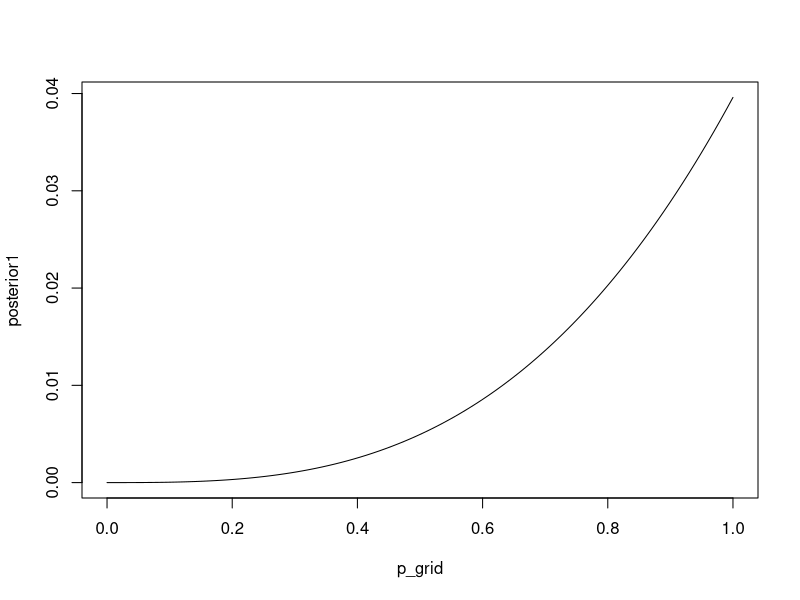
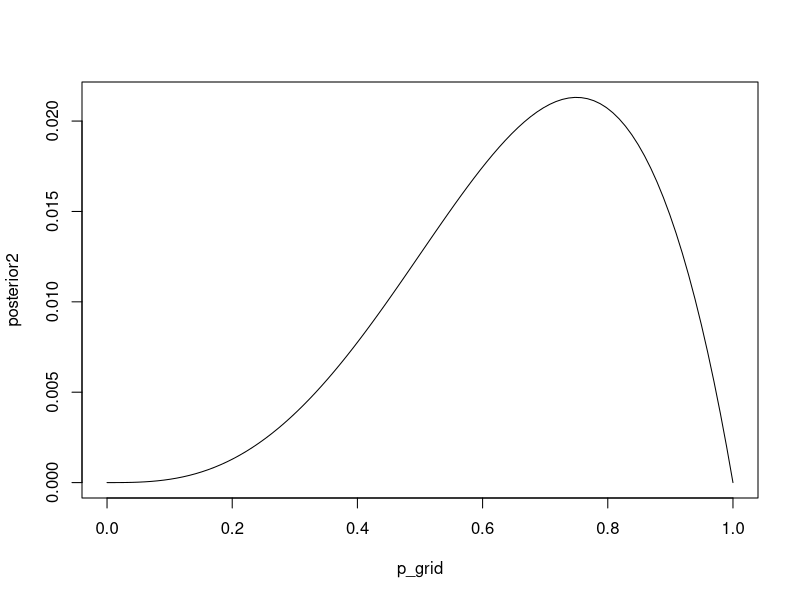
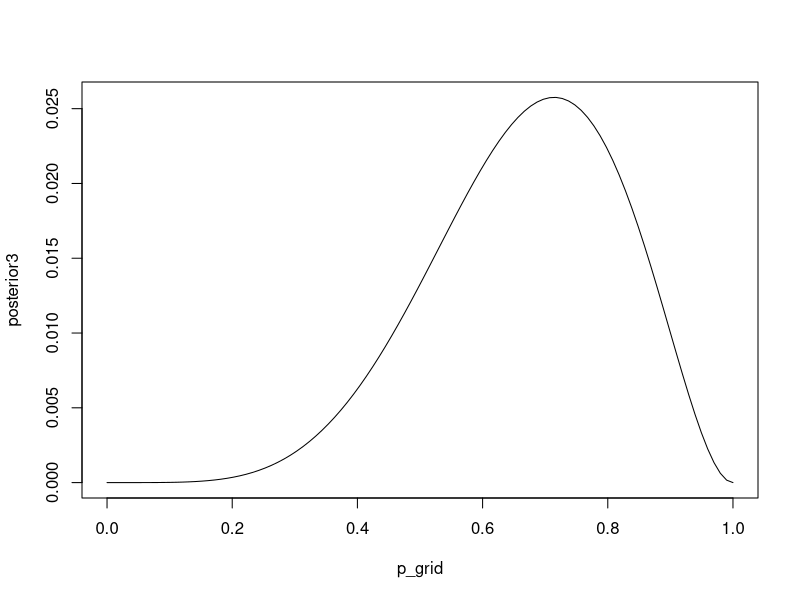
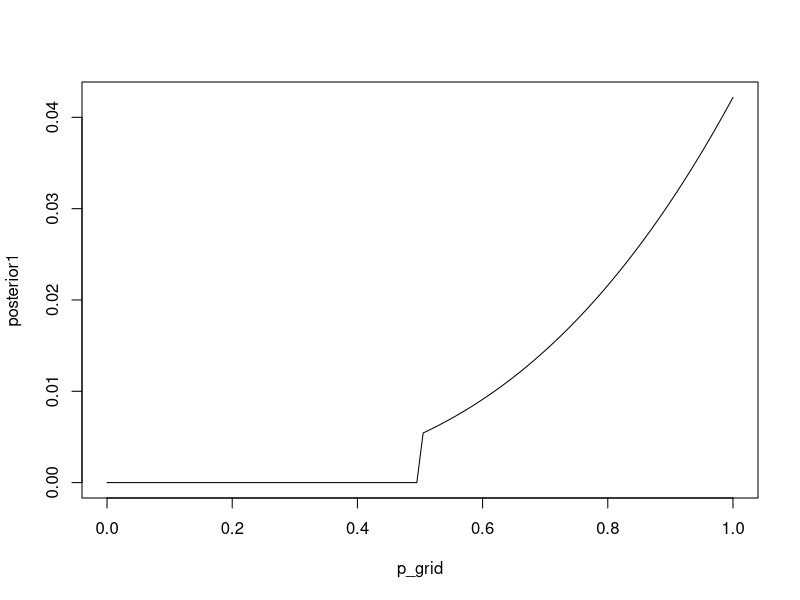
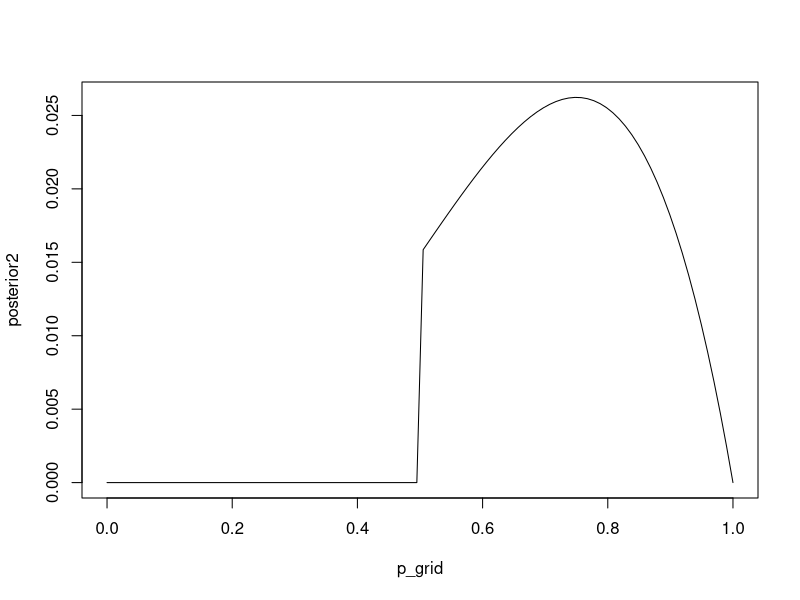
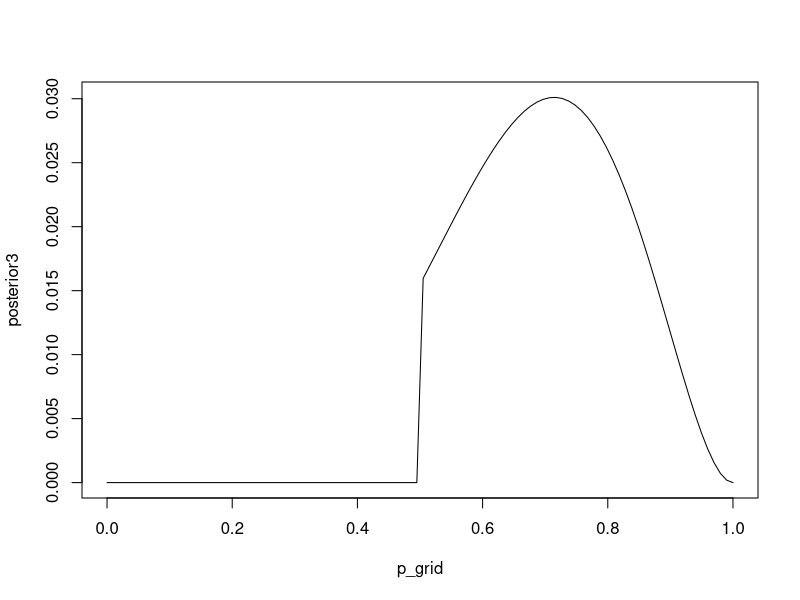

Write R code to recreate these figures, in order.
## ---- chunk 1
p_grid <- seq( from=0 , to=1 , length.out=100 )
# likelihood of 3 water in 3 tosses
likelihood1 <- dbinom( 3 , size=3 , prob=p_grid ) # note this is for (1)
likelihood2 <- dbinom( 3 , size=4 , prob=p_grid ) # note this is for (2)
likelihood3 <- dbinom( 5 , size=7 , prob=p_grid ) # note this is for (3)
prior <- rep(1,100) # uniform prior
posterior1 <- likelihood1 * prior
posterior1 <- posterior1 / sum(posterior1) # standardize
posterior2 <- likelihood2 * prior
posterior2 <- posterior2 / sum(posterior2) # standardize
posterior3 <- likelihood3 * prior
posterior3 <- posterior3 / sum(posterior3) # standardize
#par(mfrow=c(1,3))
plot( posterior1 ~ p_grid , type="l" )
plot( posterior2 ~ p_grid , type="l" )
plot( posterior3 ~ p_grid , type="l" )
#par(mfrow=c(1,1))
## ---- chunk 2
p_grid <- seq( from=0 , to=1 , length.out=100 )
prior <- ifelse( p_grid < 0.5 , 0 , 1 ) # new prior
likelihood1 <- dbinom( 3 , size=3 , prob=p_grid ) # note this is for (1)
likelihood2 <- dbinom( 3 , size=4 , prob=p_grid ) # note this is for (2)
likelihood3 <- dbinom( 5 , size=7 , prob=p_grid ) # note this is for (3)
posterior1 <- likelihood1 * prior
posterior1 <- posterior1 / sum(posterior1) # standardize
posterior2 <- likelihood2 * prior
posterior2 <- posterior2 / sum(posterior2) # standardize
posterior3 <- likelihood3 * prior
posterior3 <- posterior3 / sum(posterior3) # standardize
#par(mfrow=c(1,3))
plot( posterior1 ~ p_grid , type="l" )
plot( posterior2 ~ p_grid , type="l" )
plot( posterior3 ~ p_grid , type="l" )
#par(mfrow=c(1,1))
## ---- chunk 3
PLgE <- .3 # Prob of land given Earth:  70% water so 30% land
PLgM <- 1 # Prob of land given Mars:  all land hence no water

## equal priors
PE <- .5 # priors for Earth
PM <- .5 # priors for Mars

PEgL <- (PLgE * PE)/((PLgE*PE)+(PLgM*PM))
PEgL
## ---- chunk 4
c1 <- c("B","B")
c2 <- c("B","W")
c3 <- c("W","W")

# 3 cards produce 3 ways for the side shown to be "B"

card.df <- data.frame(cards=1:3,nWaysB1=c(2,1,0),nWaysB2=c(2,0,0))

card.df

# add the second column
B1ways <- sum(card.df$nWaysB1)
B2ways <- sum(card.df$nWaysB2)
B2ways/B1ways
## ---- chunk 5
c1 <- c("B","B")
c2 <- c("B","B")
c3 <- c("B","W")
c4 <- c("W","W")

# 3 cards produce 3 ways for the side shown to be "B"
card.df <- data.frame(cards=1:4,nWaysB1=c(2,2,1,0),nWaysB2=c(2,2,0,0))
card.df

# add the second column
B1ways <- sum(card.df$nWaysB1)
B2ways <- sum(card.df$nWaysB2)
B2ways/B1ways
## ---- chunk 6
c1 <- c("B","B")
c2 <- c("B","W")
c3 <- c("W","W")

# 3 cards produce 3 ways for the side shown to be "B"
card.df <- data.frame(cards=1:3,priors=1:3,nWaysB1=c(2,1,0),nWaysB1Xpriors=c(2,2,0),nWaysB2=c(2,0,0))
card.df

# add the second column
B1ways <- sum(card.df$nWaysB1Xpriors)
B2ways <- sum(card.df$nWaysB2)
B2ways/B1ways
## ---- chunk 7
c1 <- c("B","B")
c2 <- c("B","W")
c3 <- c("W","W")

# 3 cards produce 3 ways for the side shown to be "B"
card.df <- data.frame(cards=1:3,priors=1:3,nWaysB1=c(2,1,0),nWaysB1Xpriors=c(2,2,0),nWaysB2=c(2,0,0))
card.df

# add the second column
B1ways <- sum(card.df$nWaysB1Xpriors)
B2ways <- sum(card.df$nWaysB2)
B2ways/B1ways
